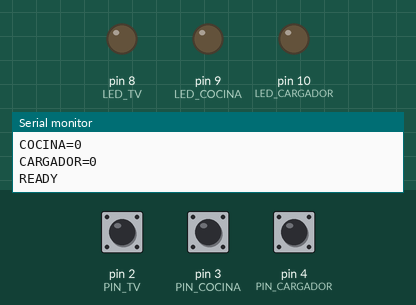
This sketch was run on a simulated Arduino Uno, built with avr-gcc and run on an emulated ATmega328P. On the bench: output pins drawn as LEDs (lit = HIGH), the last lines printed to the serial monitor. Inputs (shaded band) come from the test bench; at power-on: pin 2 (PIN_TV) HIGH, pin 3 (PIN_COCINA) HIGH, pin 4 (PIN_CARGADOR) HIGH.

Above: at 1.7 s.
1.8 s: pin 2 (PIN_TV) pulled LOW for 0.15 s
At 1.92 s:
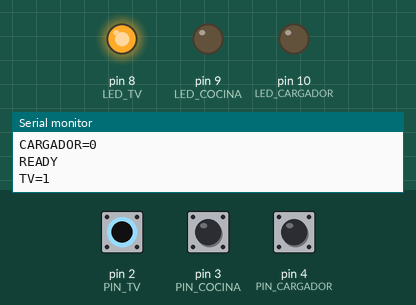
3.5 s: pin 3 (PIN_COCINA) pulled LOW for 0.15 s
At 3.62 s:
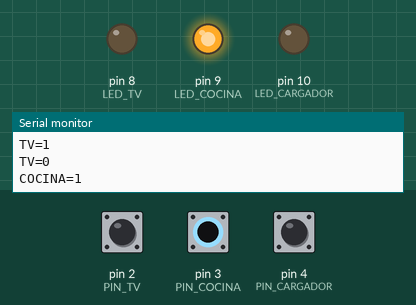
5.2 s: pin 4 (PIN_CARGADOR) pulled LOW for 0.15 s
At 5.32 s:
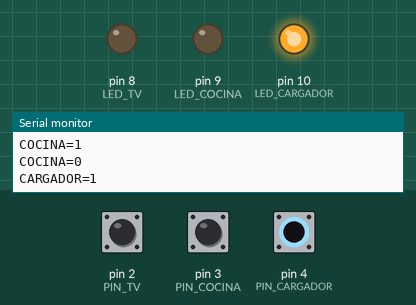
6.9 s: pin 4 (PIN_CARGADOR) pulled LOW for 3.2 s
At 10.6 s:
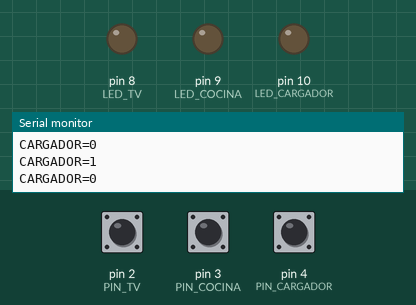
11.6 s: pin 2 (PIN_TV) pulled LOW for 3.2 s
At 12.9 s:
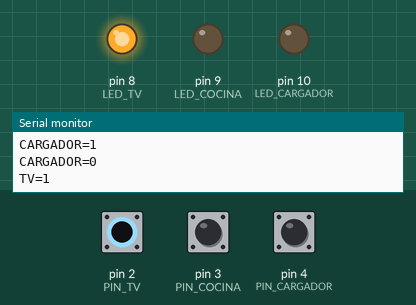
16.3 s: pin 2 (PIN_TV) driven LOW and pin 3 (PIN_COCINA) driven LOW
At 17.7 s:
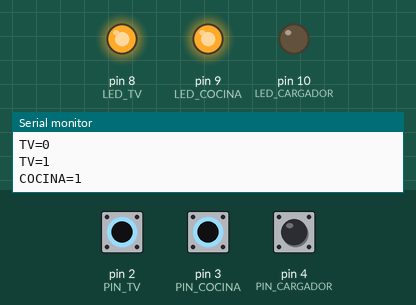
Timing chart, 0 to 18.8 s (numbered marks = the images above; inputs shaded):
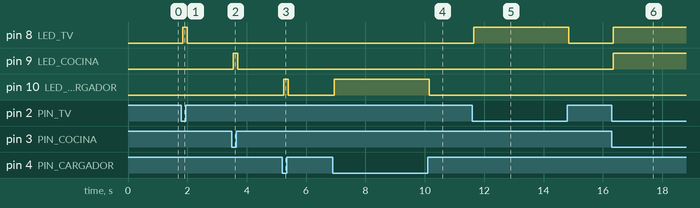

Measured:
- after the input at 1.8 s, pin 8 (LED_TV): LOW → HIGH after 0.05 s, → LOW 0.15 s later
- after the input at 3.5 s, pin 9 (LED_COCINA): LOW → HIGH after 0.05 s, → LOW 0.15 s later
- after the input at 5.2 s, pin 10 (LED_CARGADOR): LOW → HIGH after 0.05 s, → LOW 0.15 s later
- after the input at 6.9 s, pin 10 (LED_CARGADOR): LOW → HIGH after 0.05 s, → LOW 3.2 s later
- after the input at 11.6 s, pin 8 (LED_TV): LOW → HIGH after 0.05 s, → LOW 3.2 s later
- after the input at 16.3 s, pin 8 (LED_TV), pin 9 (LED_COCINA): LOW → HIGH after 0.05 s

The sketch:

simulador_cargas.ino
```cpp
/*
 SIMULADOR DE CARGAS ELECTRICAS DOMICILIARIAS
 Arduino UNO - Version 2

 Tomas:
 D2 = TV / LED D8 / 80 W
 D3 = Cocina / LED D9 / 1800 W
 D4 = Cargador / LED D10 / 10 W

 Los pulsadores representan el mecanismo de las tomas:
 enchufado = pulsador accionado = ON
 desenchufado = pulsador liberado = OFF

 No conectar 110/220 V.
*/
const byte PIN_TV=2,PIN_COCINA=3,PIN_CARGADOR=4;
const byte LED_TV=8,LED_COCINA=9,LED_CARGADOR=10;
bool estadoTV=false,estadoCocina=false,estadoCargador=false;
bool ultimoTV=HIGH,ultimoCocina=HIGH,ultimoCargador=HIGH;
unsigned long cambioTV=0,cambioCocina=0,cambioCargador=0;
const unsigned long DEBOUNCE=50;

void setup(){
  pinMode(PIN_TV,INPUT_PULLUP); pinMode(PIN_COCINA,INPUT_PULLUP); pinMode(PIN_CARGADOR,INPUT_PULLUP);
  pinMode(LED_TV,OUTPUT); pinMode(LED_COCINA,OUTPUT); pinMode(LED_CARGADOR,OUTPUT);
  digitalWrite(LED_TV,LOW); digitalWrite(LED_COCINA,LOW); digitalWrite(LED_CARGADOR,LOW);
  Serial.begin(9600); delay(500); enviarEstados();
}
void loop(){
  revisar(PIN_TV,LED_TV,estadoTV,ultimoTV,cambioTV,"TV");
  revisar(PIN_COCINA,LED_COCINA,estadoCocina,ultimoCocina,cambioCocina,"COCINA");
  revisar(PIN_CARGADOR,LED_CARGADOR,estadoCargador,ultimoCargador,cambioCargador,"CARGADOR");
}
void revisar(byte pin,byte led,bool &estado,bool &ultimo,unsigned long &tiempo,const char* nombre){
  bool lectura=digitalRead(pin);
  if(lectura!=ultimo){tiempo=millis();ultimo=lectura;}
  if(millis()-tiempo>DEBOUNCE){
    bool nuevo=(lectura==LOW);
    if(nuevo!=estado){
      estado=nuevo;
      digitalWrite(led,estado?HIGH:LOW);
      Serial.print(nombre);Serial.print("=");Serial.println(estado?"1":"0");
    }
  }
}
void enviarEstados(){
  Serial.print("TV=");Serial.println(estadoTV?"1":"0");
  Serial.print("COCINA=");Serial.println(estadoCocina?"1":"0");
  Serial.print("CARGADOR=");Serial.println(estadoCargador?"1":"0");
  Serial.println("READY");
}
```
